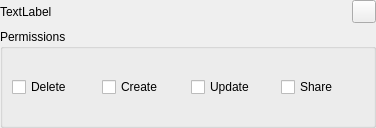
<?xml version="1.0" encoding="UTF-8"?>
<ui version="4.0">
 <class>OCC::ShareWidget</class>
 <widget class="QWidget" name="OCC::ShareWidget">
  <property name="enabled">
   <bool>true</bool>
  </property>
  <property name="geometry">
   <rect>
    <x>0</x>
    <y>0</y>
    <width>376</width>
    <height>128</height>
   </rect>
  </property>
  <property name="windowTitle">
   <string>Form</string>
  </property>
  <layout class="QVBoxLayout" name="verticalLayout">
   <property name="leftMargin">
    <number>0</number>
   </property>
   <property name="topMargin">
    <number>0</number>
   </property>
   <property name="rightMargin">
    <number>0</number>
   </property>
   <property name="bottomMargin">
    <number>0</number>
   </property>
   <item>
    <layout class="QHBoxLayout" name="horizontalLayout_2">
     <item>
      <widget class="QLabel" name="sharedWith">
       <property name="text">
        <string>TextLabel</string>
       </property>
      </widget>
     </item>
     <item>
      <widget class="QToolButton" name="deleteShareButton">
       <property name="text">
        <string/>
       </property>
       <property name="icon">
        <iconset theme="user-trash"/>
       </property>
      </widget>
     </item>
    </layout>
   </item>
   <item>
    <widget class="QGroupBox" name="groupBox">
     <property name="title">
      <string>Permissions</string>
     </property>
     <layout class="QHBoxLayout" name="horizontalLayout">
      <item>
       <widget class="QCheckBox" name="permissionDelete">
        <property name="text">
         <string>Delete</string>
        </property>
       </widget>
      </item>
      <item>
       <widget class="QCheckBox" name="permissionCreate">
        <property name="text">
         <string>Create</string>
        </property>
       </widget>
      </item>
      <item>
       <widget class="QCheckBox" name="permissionUpdate">
        <property name="text">
         <string>Update</string>
        </property>
       </widget>
      </item>
      <item>
       <widget class="QCheckBox" name="permissionShare">
        <property name="text">
         <string>Share</string>
        </property>
       </widget>
      </item>
     </layout>
    </widget>
   </item>
  </layout>
 </widget>
 <resources/>
 <connections/>
</ui>
